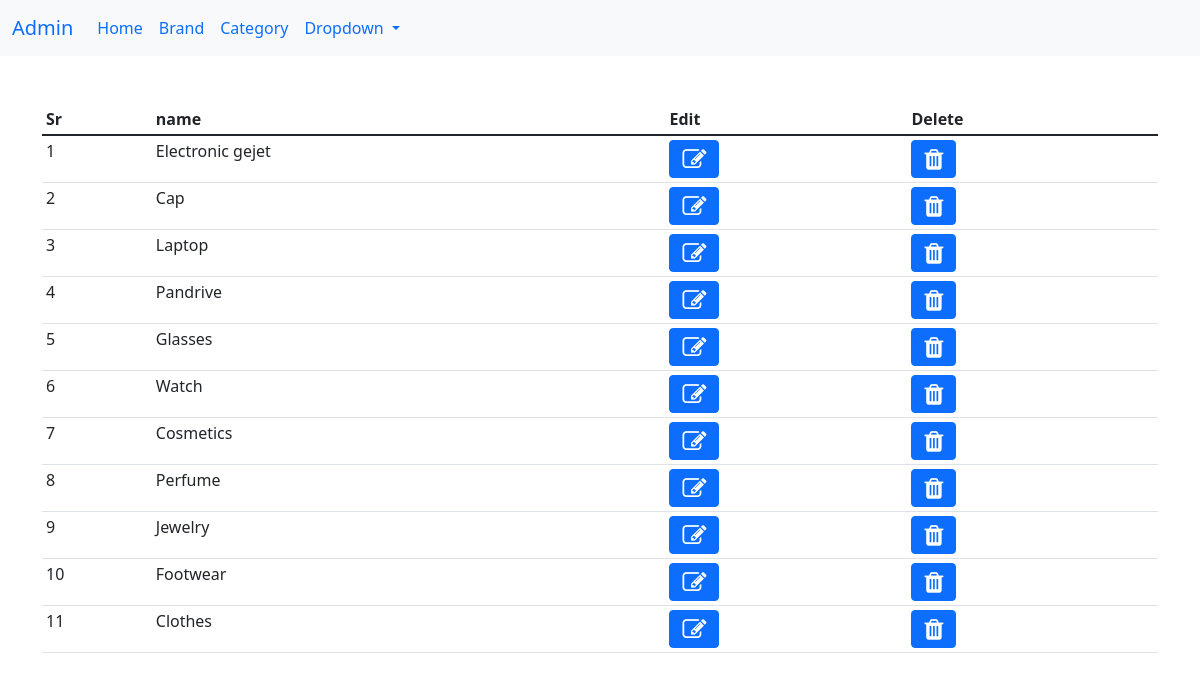
/category (signed in), run on the app's committed database.
### shop/products/models.py (models this page shows)
class Category(db.Model):
    id = db.Column(db.Integer, primary_key=True)
    name = db.Column(db.String(30), unique=True, nullable=False)

### shop/admin/routes.py (the view)
@app.route('/category')
def category():
    if 'email' not in session:
        flash(f'Please login first', 'danger')
        return redirect(url_for('login'))
    categories = Category.query.order_by(Category.id.desc()).all()
    return render_template('admin/brand.html', title='Category page', categories=categories)

### shop/templates/admin/brand.html (shortened to what this page needs)
{% extends 'layout.html' %}
{% block content %}
<div class="container mt-5">
    <table class="table table-sm table_bordered table_striped">
        <thead>
            <th>Sr</th>
            <th>name</th>
            <th>Edit</th>
            <th>Delete</th>
        </thead>
        <tbody>
            {% if brands %}
            {% for brand in brands %}
            <tr>
                <td>{{loop.index}}</td>
                <td>{{brand.name}}</td>
                <td><a href="{{url_for('updatebrand', id=brand.id)}}" type="button" class="btn btn-primary"><i
                            class="fa fa-edit" style="font-size: 24px; "></i></a></td>
                <td><button type="button" class="btn btn-primary" data-bs-toggle="modal"
                        data-bs-target="#exampleModal-{{brand.id}}">
                        <i class="fa fa-trash" style="font-size: 24px; "></i>
                    </button></td>
            </tr>
            <div class="modal fade" id="exampleModal-{{brand.id}}" tabindex="-1" aria-labelledby="exampleModalLabel"
                aria-hidden="true">
                <div class="modal-dialog">
                    <div class="modal-content">
                        <div class="modal-header">
                            <h1 class="modal-title fs-5" id="exampleModalLabel">{{brand.name}}</h1>
                            <button type="button" class="btn-close" data-bs-dismiss="modal" aria-label="Close"></button>
                        </div>
                        <div class="modal-body">
                            <span class="text-danger">Are you sure that to delete {{brand.name}} brand</span>
                        </div>
                        <div class="modal-footer">
                            <button type="button" class="btn btn-secondary btn-sm"
                                data-bs-dismiss="modal">Cancel</button>
                            <form action="{{url_for('deletebrand', id=brand.id)}}" method="POST">
                                <button type="submit" class="btn btn-danger btn-sm">Delete</button>
                            </form>
                        </div>
                    </div>
                </div>
            </div>
            {% endfor %}
            {% else %}
            {% for category in categories %}
            <tr>
                <td>{{loop.index}}</td>
                <td>{{category.name}}</td>
                <td><a href="{{url_for('updatecat', id=category.id)}}" type="button" class="btn btn-primary"><i class="fa fa-edit"
                            style="font-size: 24px; "></i></a></td>
                <td><button type="button" class="btn btn-primary" data-bs-toggle="modal"
                        data-bs-target="#exampleModal-{{category.id}}">
                        <i class="fa fa-trash" style="font-size: 24px; "></i>
                    </button></td>
            </tr>
            {% endfor %}
            {% endif %}
        </tbody>
    </table>
</div>
{% endblock content %}

### data on the page
Category: name "Electronic gejet"
Category: name "Cap"
Category: name "Laptop"
Category: name "Pandrive"
Category: name "Glasses"
Category: name "Watch"
Category: name "Cosmetics"
Category: name "Perfume"
Category: name "Jewelry"
Category: name "Footwear"
Category: name "Clothes"
